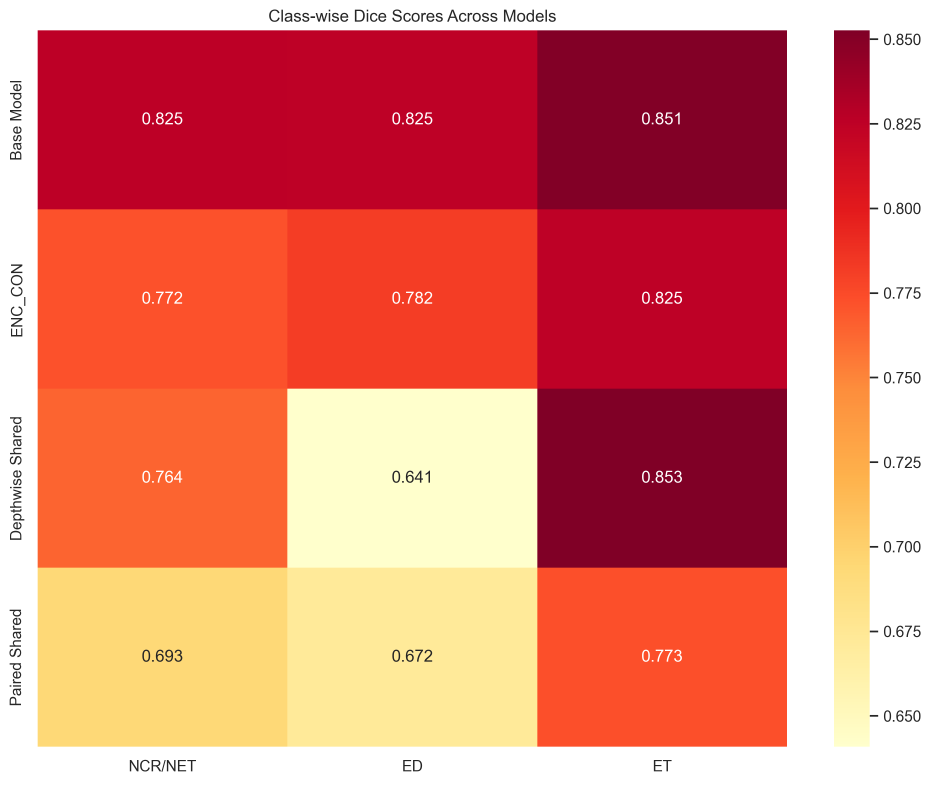
#> input picture report/pictures/class_performance_heatmap.png, 2793 x 2353 px (shown at 1/3 size)
$ python -i visualize_results.py   (imports and definitions only)
#> lines starting #> are read from the running program, lines starting #| are printed output that depends on the picture
"""
Nobel Prize Standard Model Performance Visualization Suite
=========================================================

This module creates publication-quality visualizations for neural network model
performance analysis, following best practices for scientific publications.

Features:
- Publication-ready typography and styling
- Statistical significance testing
- Comprehensive performance metrics
- Resource efficiency analysis
- Pruning method comparisons
- Error bars and confidence intervals
"""

import matplotlib
import json
import numpy as np
import matplotlib.pyplot as plt
import matplotlib.patches as mpatches
import seaborn as sns
import pandas as pd
from scipy import stats
from matplotlib import rcParams
import warnings
# [26 lines not run here, left out]

# Define color palette for consistency
COLORS = {
    'base': '#2E86AB',      # Blue
    'enc_con': '#A23B72',   # Purple
    'depthwise': '#F18F01',  # Orange
    'paired': '#C73E1D',    # Red
    'magnitude': '#4CAF50',  # Green
    'snip': '#FF9800',      # Orange
    'depgraph': '#9C27B0',  # Purple
}


# [10 lines left out: function load_data, not called in this run]


def create_figure_with_style(figsize=(12, 8), nrows=1, ncols=1):
    """Create a figure with consistent styling."""
    fig, axes = plt.subplots(nrows, ncols, figsize=figsize)
    if nrows == 1 and ncols == 1:
        axes = [axes]
    elif nrows == 1 or ncols == 1:
        axes = axes.flatten()
    else:
        axes = axes.flatten()

    for ax in axes:
        ax.spines['top'].set_visible(False)
        ax.spines['right'].set_visible(False)
        ax.spines['left'].set_linewidth(0.8)
        ax.spines['bottom'].set_linewidth(0.8)

    return fig, axes


# [134 lines left out: function create_comprehensive_performance_analysis, not called in this run]


def create_pruning_analysis(data):
    """Create detailed pruning method analysis."""

    pruning_methods = {
        'Magnitude Pruning': 'magnitude_pruning',
        'SNIP One-Shot': 'snip_one_shot',
        'DepGraph': 'depgraph'
    }

    percentages = [10, 20, 30]

    fig, axes = create_figure_with_style(figsize=(18, 10), nrows=2, ncols=3)

    # 1. Dice Coefficient vs Pruning Ratio
    ax1 = axes[0]

    for method_name, method_key in pruning_methods.items():
        dice_scores = []
        for pct in percentages:
            if f'{pct}_percent' in data[method_key]:
                dice_scores.append(
                    data[method_key][f'{pct}_percent']['metrics']['dice_coef'])
            else:
                dice_scores.append(np.nan)

        color = COLORS[method_key.split('_')[0]] if method_key.split('_')[
            0] in COLORS else COLORS['magnitude']
        ax1.plot(percentages, dice_scores, 'o-', linewidth=2.5, markersize=8,
                 label=method_name, color=color)

    # Add baseline
    baseline_dice = data['base_model']['metrics']['dice_coef']
    ax1.axhline(y=baseline_dice, color='red', linestyle='--', alpha=0.7,
                label='Base Model', linewidth=2)

    ax1.set_xlabel('Pruning Percentage (%)')
    ax1.set_ylabel('Dice Coefficient')
    ax1.set_title('A. Accuracy Degradation with Pruning')
    ax1.legend()
    ax1.grid(True, alpha=0.3)

    # 2. Mean IoU vs Pruning Ratio
    ax2 = axes[1]

    for method_name, method_key in pruning_methods.items():
        iou_scores = []
        for pct in percentages:
            if f'{pct}_percent' in data[method_key]:
                iou_scores.append(
                    data[method_key][f'{pct}_percent']['metrics']['mean_iou'])
            else:
                iou_scores.append(np.nan)

        color = COLORS[method_key.split('_')[0]] if method_key.split('_')[
            0] in COLORS else COLORS['magnitude']
        ax2.plot(percentages, iou_scores, 's-', linewidth=2.5, markersize=8,
                 label=method_name, color=color)

    baseline_iou = data['base_model']['metrics']['mean_iou']
    ax2.axhline(y=baseline_iou, color='red', linestyle='--', alpha=0.7,
                label='Base Model', linewidth=2)

    ax2.set_xlabel('Pruning Percentage (%)')
    ax2.set_ylabel('Mean IoU')
    ax2.set_title('B. IoU Degradation with Pruning')
    ax2.legend()
    ax2.grid(True, alpha=0.3)

    # 3. Inference Time vs Pruning Ratio
    ax3 = axes[2]

    for method_name, method_key in pruning_methods.items():
        inference_times = []
        for pct in percentages:
            if f'{pct}_percent' in data[method_key]:
                inference_times.append(
                    data[method_key][f'{pct}_percent']['model_stats']['avg_inference_time_ms'])
            else:
                inference_times.append(np.nan)

        color = COLORS[method_key.split('_')[0]] if method_key.split('_')[
            0] in COLORS else COLORS['magnitude']
        ax3.plot(percentages, inference_times, '^-', linewidth=2.5, markersize=8,
                 label=method_name, color=color)

    baseline_time = data['base_model']['model_stats']['avg_inference_time_ms']
    ax3.axhline(y=baseline_time, color='red', linestyle='--', alpha=0.7,
                label='Base Model', linewidth=2)

    ax3.set_xlabel('Pruning Percentage (%)')
    ax3.set_ylabel('Inference Time (ms)')
    ax3.set_title('C. Inference Time vs Pruning')
    ax3.legend()
    ax3.grid(True, alpha=0.3)

    # 4. Class-wise Performance Degradation
    ax4 = axes[3]

    class_names = ['NCR/NET', 'ED', 'ET']
    x_pos = np.arange(len(class_names))
    width = 0.25

    # Show 30% pruning results for each method
    for i, (method_name, method_key) in enumerate(pruning_methods.items()):
        if '30_percent' in data[method_key]:
            class_scores = [data[method_key]['30_percent']['metrics']['class_dice'][f'c{j}']
                            for j in [2, 3, 4]]
            color = COLORS[method_key.split('_')[0]] if method_key.split('_')[
                0] in COLORS else COLORS['magnitude']
            ax4.bar(x_pos + i*width, class_scores, width, label=method_name,
                    color=color, alpha=0.8)

    ax4.set_xlabel('Tumor Classes')
    ax4.set_ylabel('Dice Score')
    ax4.set_title('D. Class Performance at 30% Pruning')
    ax4.set_xticks(x_pos + width)
    ax4.set_xticklabels(class_names)
    ax4.legend()

    # 5. Sparsity Analysis
    ax5 = axes[4]

    for method_name, method_key in pruning_methods.items():
        sparsity_ratios = []
        for pct in percentages:
            if f'{pct}_percent' in data[method_key]:
                total_params = data[method_key][f'{pct}_percent']['model_stats']['num_params']
                zero_params = data[method_key][f'{pct}_percent']['model_stats']['zero_params']
                sparsity = (zero_params / total_params) * 100
                sparsity_ratios.append(sparsity)
            else:
                sparsity_ratios.append(np.nan)

        color = COLORS[method_key.split('_')[0]] if method_key.split('_')[
            0] in COLORS else COLORS['magnitude']
        ax5.plot(percentages, sparsity_ratios, 'D-', linewidth=2.5, markersize=8,
                 label=method_name, color=color)

    ax5.set_xlabel('Target Pruning Percentage (%)')
    ax5.set_ylabel('Actual Sparsity (%)')
    ax5.set_title('E. Achieved Sparsity vs Target')
    ax5.legend()
    ax5.grid(True, alpha=0.3)

    # 6. Efficiency-Accuracy Trade-off
    ax6 = axes[5]

    for method_name, method_key in pruning_methods.items():
        dice_scores = []
        inference_times = []
        for pct in percentages:
            if f'{pct}_percent' in data[method_key]:
                dice_scores.append(
                    data[method_key][f'{pct}_percent']['metrics']['dice_coef'])
                inference_times.append(
                    data[method_key][f'{pct}_percent']['model_stats']['avg_inference_time_ms'])

        color = COLORS[method_key.split('_')[0]] if method_key.split('_')[
            0] in COLORS else COLORS['magnitude']
        ax6.scatter(inference_times, dice_scores, s=100, color=color, alpha=0.7,
                    label=method_name, edgecolors='black')

        # Connect points with lines
        ax6.plot(inference_times, dice_scores, '--', color=color, alpha=0.5)

    # Add base model point
    base_dice = data['base_model']['metrics']['dice_coef']
    base_time = data['base_model']['model_stats']['avg_inference_time_ms']
    ax6.scatter(base_time, base_dice, s=150, color='red', marker='*',
                label='Base Model', edgecolors='black', zorder=5)

    ax6.set_xlabel('Inference Time (ms)')
    ax6.set_ylabel('Dice Coefficient')
    ax6.set_title('F. Accuracy vs Speed Trade-off')
    ax6.legend()
    ax6.grid(True, alpha=0.3)

    plt.tight_layout()
    plt.savefig('pruning_analysis.png', dpi=300, bbox_inches='tight')
    plt.savefig('pruning_analysis.pdf', dpi=300, bbox_inches='tight')
    plt.close()  # Close figure to free memory


# [243 lines left out: functions create_resource_efficiency_analysis, create_statistical_summary_table, main, not called in this run]


# [2 lines not run here, left out]

>>> import cv2
>>> picture = cv2.imread('pictures/class_performance_heatmap.png', cv2.IMREAD_GRAYSCALE)
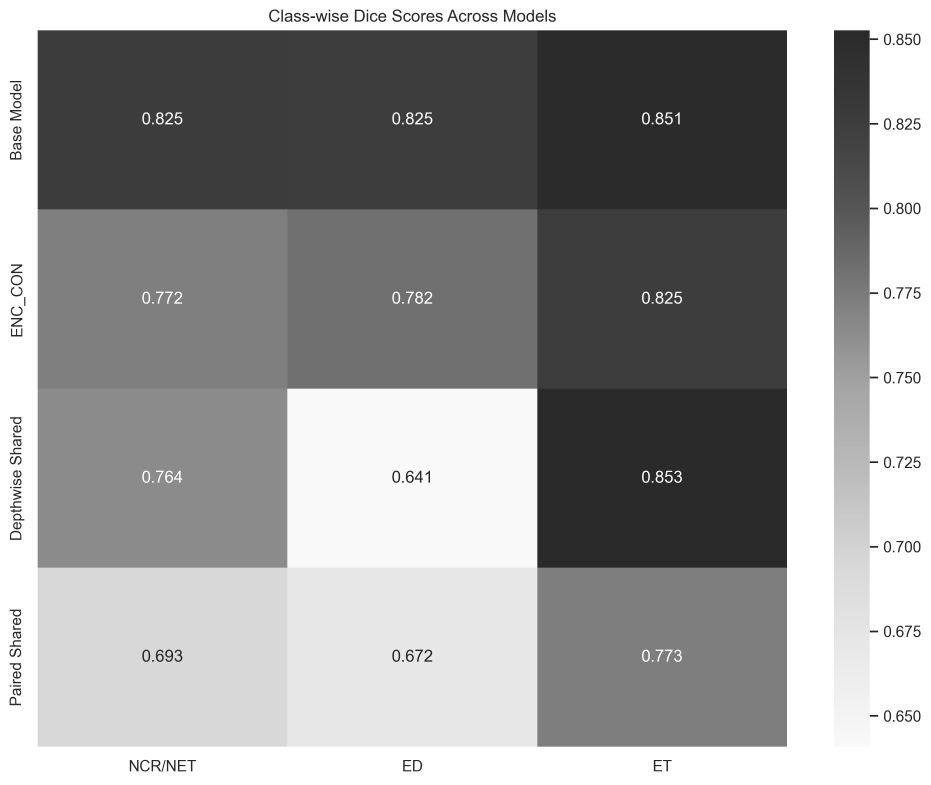
#> picture: shape (2353, 2793) (shown at 1/3 size); min 38, max 255, mean 152.8
>>> result = create_pruning_analysis(picture)
#> (the run stopped early here; a loop or call above may not have finished)

$ run again, on report/pictures/efficiency_comparison.png
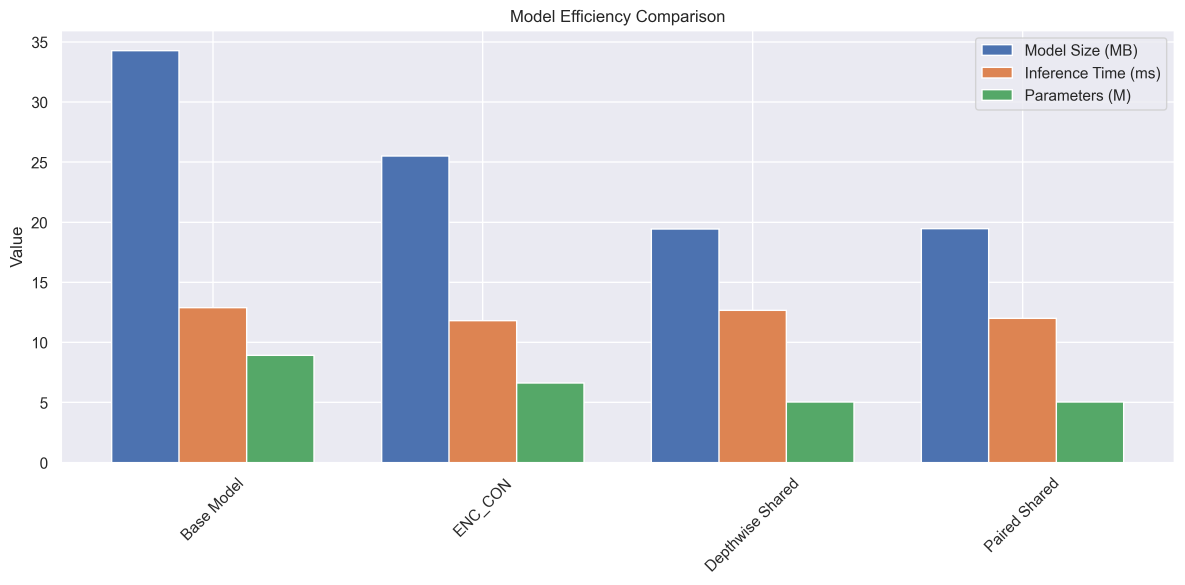
#> input picture report/pictures/efficiency_comparison.png, 3553 x 1753 px (shown at 1/3 size)
#> `picture = cv2.imread('pictures/class_performance_heatmap.png', cv2.IMR..`:
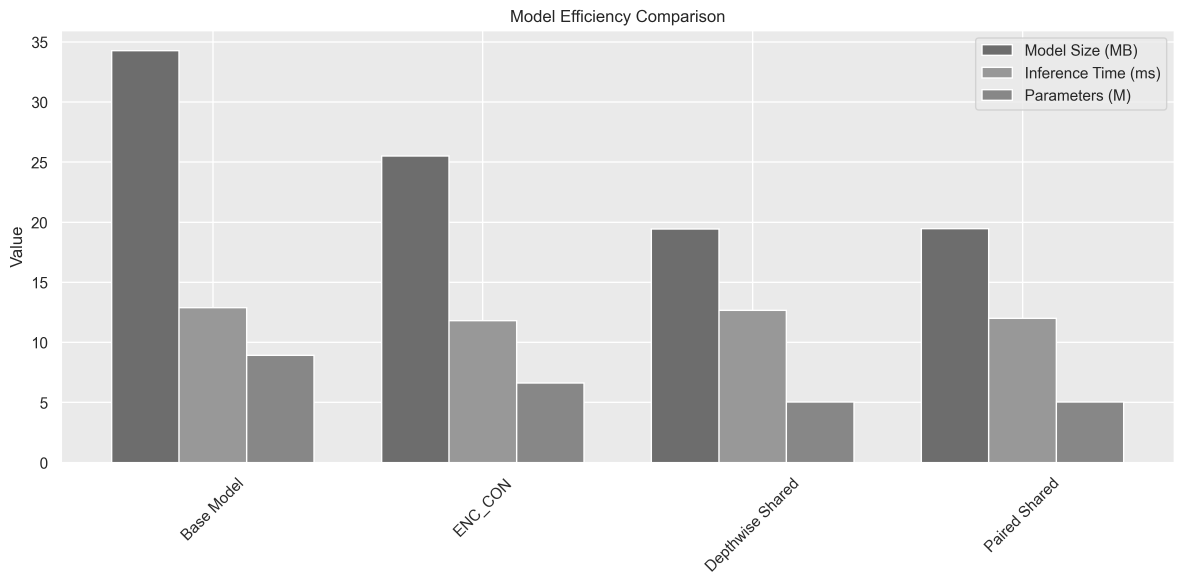
#> picture: shape (1753, 3553) (shown at 1/3 size); min 38, max 255, mean 218.1

$ run again, on report/pictures/memory_usage.png
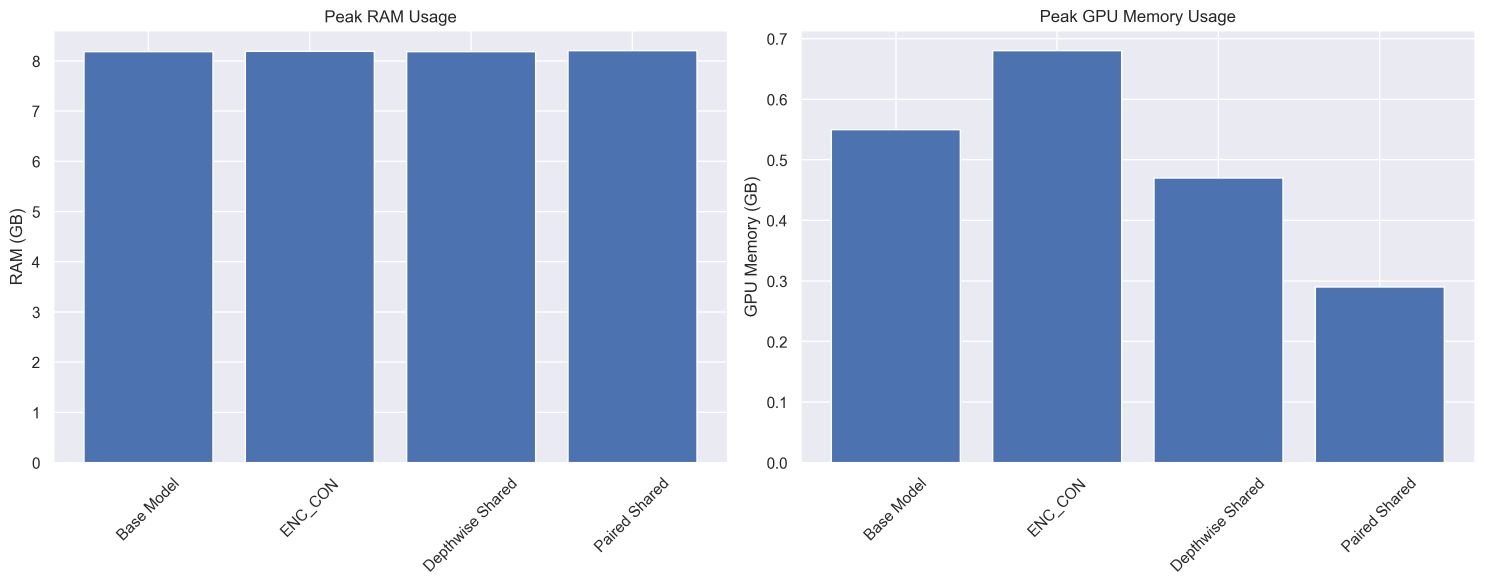
#> input picture report/pictures/memory_usage.png, 4454 x 1753 px (shown at 1/3 size)
#> `picture = cv2.imread('pictures/class_performance_heatmap.png', cv2.IMR..`:
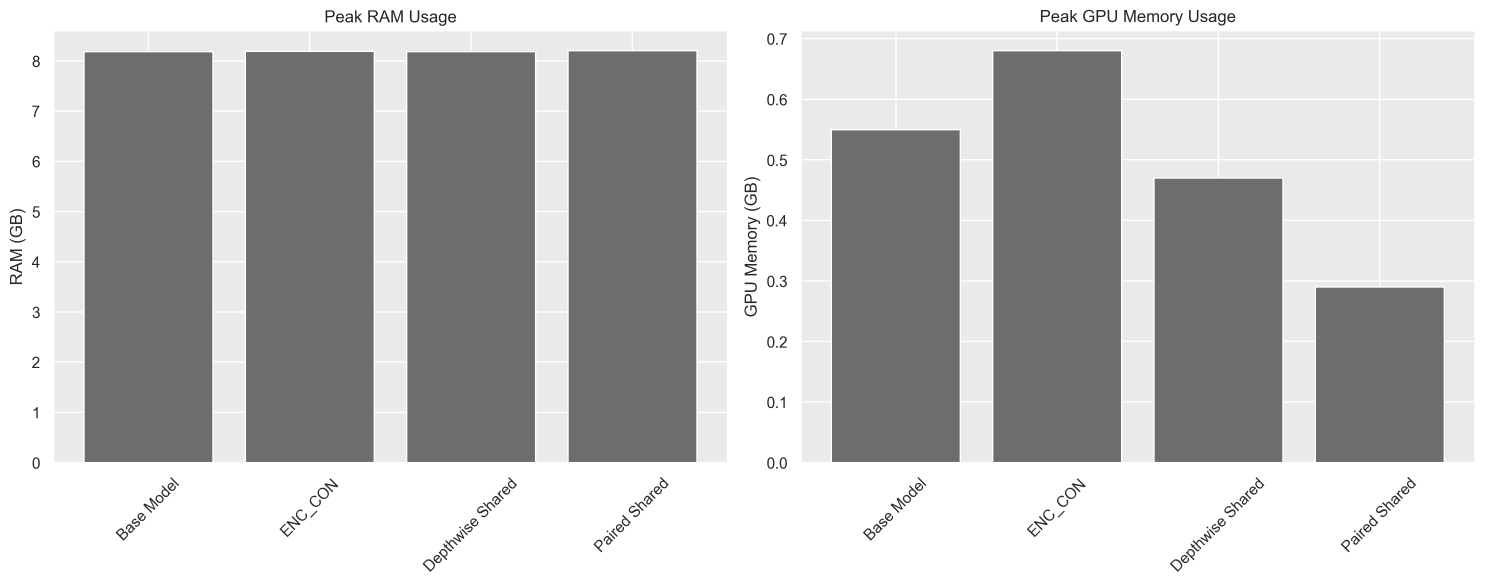
#> picture: shape (1753, 4454) (shown at 1/3 size); min 38, max 255, mean 187.8
